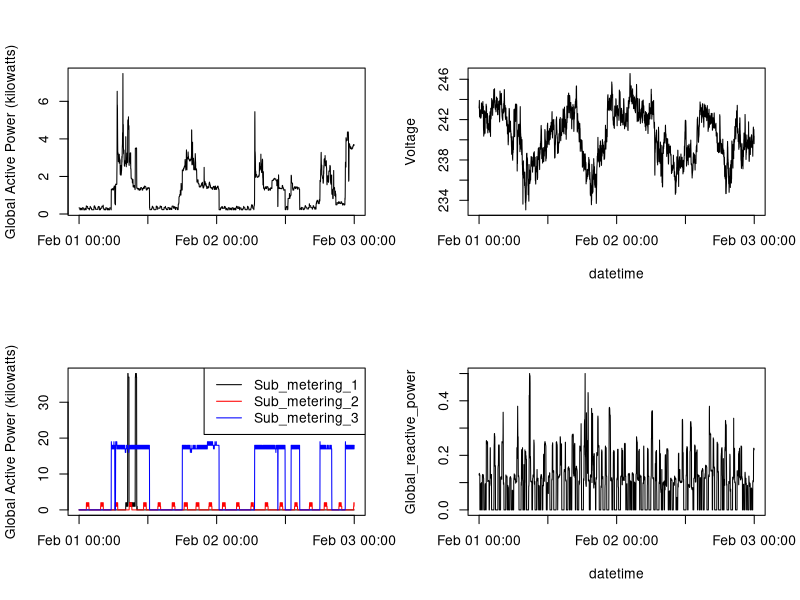

This chart was generated by the following R code:
mydat <- read.csv("febdata.csv")
mydat$datetime <- as.POSIXct(paste(mydat$Date, mydat$Time),
                             format="%Y-%m-%d %H:%M:%S")
png("Plot4.png")
par(mfrow=c(2,2))
plot(mydat$datetime, mydat$Global_active_power, type="l", xlab="",
     ylab="Global Active Power (kilowatts)")

plot(mydat$datetime, mydat$Voltage, type="l", xlab="datetime",
     ylab="Voltage")

plot(mydat$datetime, mydat$Sub_metering_1, type="l", xlab="",
     ylab="Global Active Power (kilowatts)")
lines(mydat$datetime, mydat$Sub_metering_2, col="red")
lines(mydat$datetime, mydat$Sub_metering_3, col="blue")
legend("topright", legend=names(mydat[,8:10]), lwd=1,col=c("black", "red","blue"))

plot(mydat$datetime, mydat$Global_reactive_power, type="l", xlab="datetime",
     ylab="Global_reactive_power")


dev.off()